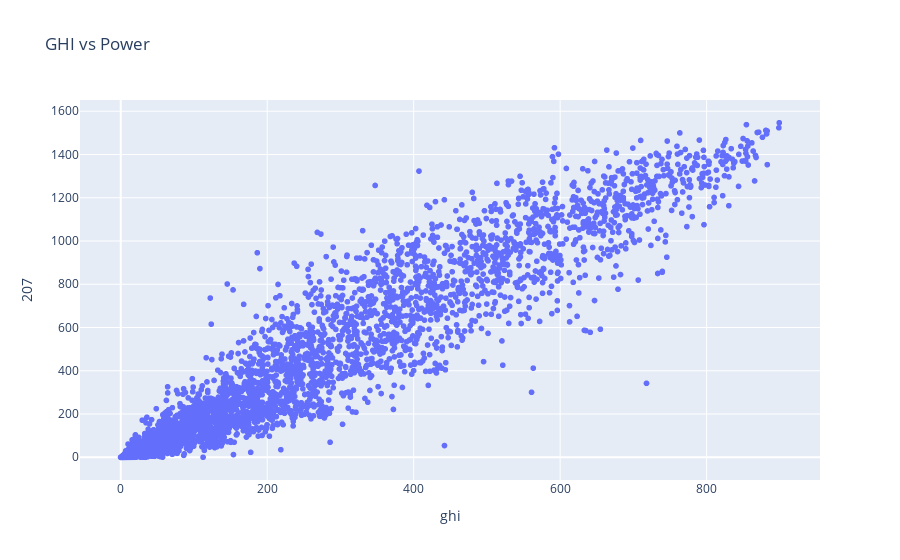

Notebook source saved alongside this figure:
### Code cell
px.scatter(df, x='ghi', y='207', title='GHI vs Power')

### Figure 1 — Plotly figure (JSON) as saved in the notebook; plotly's stock layout.template omitted (floating-point values rounded to 4 significant figures; data arrays with more than 128 entries replaced by an {"elided": "..."} marker saying what was removed)
{"data": [{"hovertemplate": "ghi=%{x}<br>207=%{y}<extra></extra>", "legendgroup": "", "marker": {"color": "#636efa", "symbol": "circle"}, "mode": "markers", "name": "", "showlegend": false, "type": "scattergl", "x": {"elided": "7251 float values"}, "xaxis": "x", "y": {"elided": "7251 float values"}, "yaxis": "y"}], "layout": {"legend": {"tracegroupgap": 0}, "title": {"text": "GHI vs Power"}, "xaxis": {"anchor": "y", "domain": [0, 1], "title": {"text": "ghi"}}, "yaxis": {"anchor": "x", "domain": [0, 1], "title": {"text": "207"}}}}
